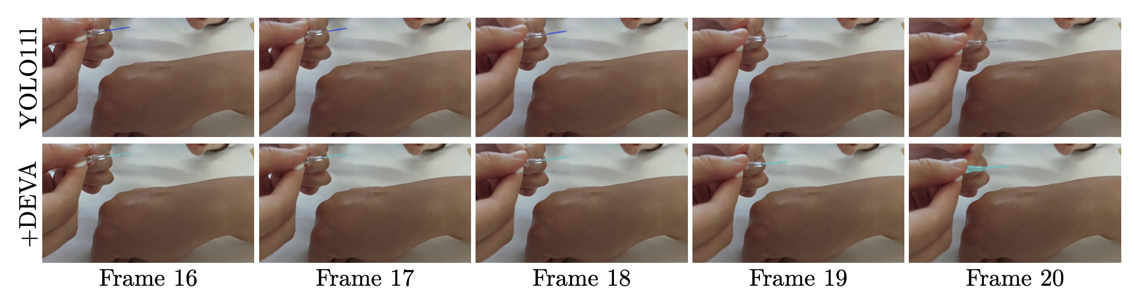
#> input picture assets/deva_effect/summary/img_1.png, 1134 x 297 px, given in place of video103_masks.mp4, which was not available
$ python uniform_speed_interval.py
#> lines starting #> are read from the running program, lines starting #| are printed output that depends on the picture; after the words box and inside, x2 and y2 are one past the last pixel; in counts of white or black regions, pixels touching at a corner belong together; pictures that were not available may be replaced by others from this repository, and a replacement may not be noted
"""
寻找针梗插入皮肤时速度均匀的区间
"""
import numpy as np
from h5py.h5pl import prepend
from scipy.signal import savgol_filter
from pykalman import KalmanFilter
import cv2
import matplotlib.pyplot as plt


# [75 lines left out: functions ewma_smoothing, regular_diff, physics_aware_diff, robust_diff, kalman_filtering, not called in this run]


def get_mask_length_series(video_path):
    """获取掩码视频中针梗的长度序列"""
#> called with video_path = 'workflow/cutie/video103_masks.mp4'
    cap = cv2.VideoCapture(video_path)
    if not cap.isOpened():
        print("无法打开视频文件")
        exit()

    # 存储每一帧的掩码长度
    mask_lengths = []

    # 读取视频帧并处理
    while cap.isOpened():
        ret, frame = cap.read()
#> frame is the input picture: shape (297, 1134, 3); mean B, G, R 133.7, 141.4, 155.8
        if not ret:
            break
        gray = cv2.cvtColor(frame, cv2.COLOR_BGR2GRAY)
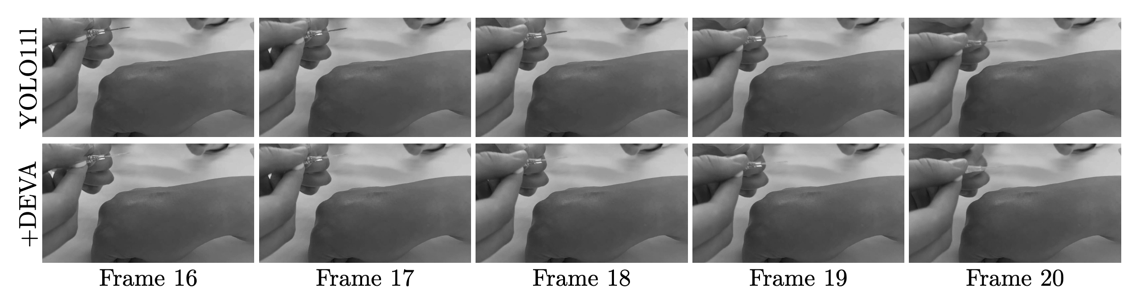
#> gray: shape (297, 1134); min 0, max 255, mean 144.8

        # 非黑色区域是掩码
        _, binary_mask = cv2.threshold(gray, 1, 255, cv2.THRESH_BINARY)
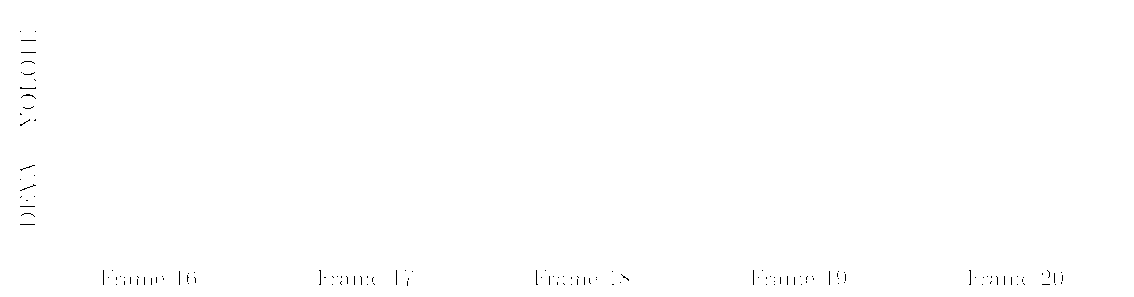
#> binary_mask: shape (297, 1134); 99.8% white; black in thin lines or dots, all inside (x1, y1, x2, y2) = (20, 31, 1063, 286)
        contours, _ = cv2.findContours(binary_mask, cv2.RETR_EXTERNAL, cv2.CHAIN_APPROX_SIMPLE)
#> contours = [[[0, 0], [0, 296], [1133, 296], [1133, 0]]]

        # 如果没有找到轮廓，则使用上一帧的长度
        if len(contours) == 0:
            mask_lengths.append(mask_lengths[-1] if len(mask_lengths) > 0 else 0)
            continue

        # 计算每个轮廓的面积，并找出面积最大的轮廓
        largest_contour = max(contours, key=cv2.contourArea)
#> largest_contour = [[0, 0], [0, 296], [1133, 296], [1133, 0]]

        # 获取该最大轮廓的最小外接矩形
        rect = cv2.minAreaRect(largest_contour)
#> rect = ((566.5, 148), (296, 1133), -90)
        box = cv2.boxPoints(rect)  # 获取矩形的四个角点
#> box = [[1133, 296], [-9.06e-15, 296], [0, 0], [1133, 0]]
        box = np.intp(box)
#> box = [[1133, 296], [0, 296], [0, 0], [1133, 0]]
        width = np.linalg.norm(box[0] - box[1])
#> width = 1133
        height = np.linalg.norm(box[1] - box[2])
#> height = 296
        # 获取较长的边作为掩码的长度
        max_length = max(width, height)
#> max_length = 1133
        mask_lengths.append(max_length)

    return mask_lengths


# [65 lines left out: functions plot_data, get_init_len, not called in this run]


if __name__ == '__main__':
    video_num = 103
    video_path = f'workflow/cutie/video{video_num}_masks.mp4'
    mask_lengths = get_mask_length_series(video_path)
    cap = cv2.VideoCapture(video_path)
    fps = cap.get(cv2.CAP_PROP_FPS)
    cap.release()

    # Savitzky-Golay滤波器
    window_length = 9  # 滑动窗口长度（必须为奇数）
    polyorder = 1  # 多项式阶数
    smoothed_sg = savgol_filter(mask_lengths, window_length, polyorder)
    # velocity, acceleration = regular_diff(mask_lengths)
    # plot_data(mask_lengths, smoothed_sg, velocity, acceleration, 'Savitzky-Golay Smoothing')
    velocity, acceleration = robust_diff(smoothed_sg)
    init_pixel_len = get_init_len(smoothed_sg, velocity)
    plot_data(mask_lengths, smoothed_sg, velocity, acceleration, init_pixel_len, fps,
              'Robust Differentiation of Savitzky-Golay Smoothing'
              )
    print(f"初始长度：{init_pixel_len:.2f} pixels")

$ run again, on assets/deva_effect/summary/correct.jpg
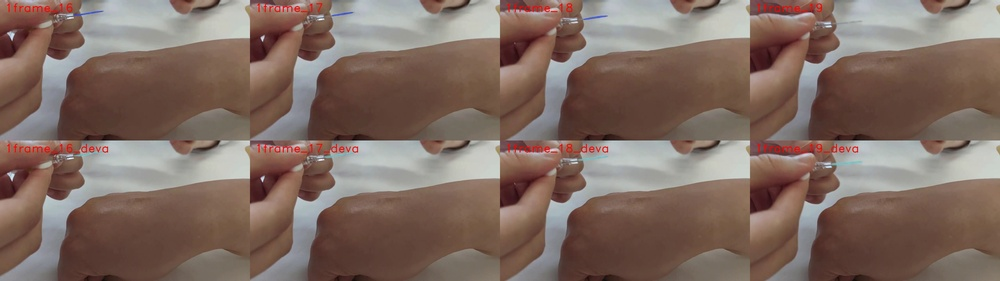
#> input picture assets/deva_effect/summary/correct.jpg, 1000 x 281 px, shrunk from 5120 x 1440 before the run, given in place of video103_masks.mp4, which was not available
#> in get_mask_length_series, frame is the input picture: shape (281, 1000, 3); mean B, G, R 98.3, 107.5, 128.2
#> in get_mask_length_series, `gray = cv2.cvtColor(frame, cv2.COLOR_BGR2GRAY)`:
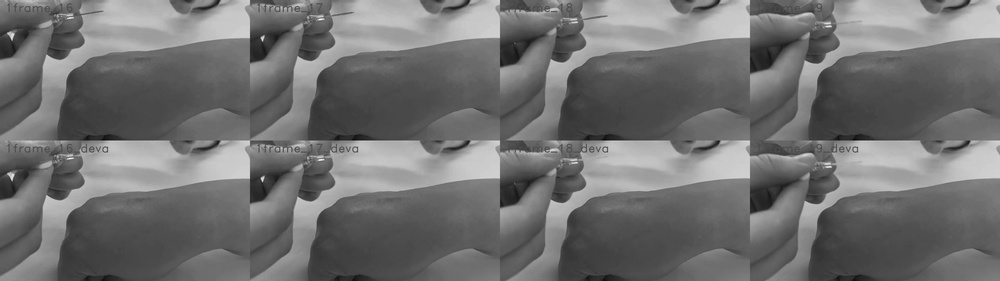
#> gray: shape (281, 1000); min 4, max 254, mean 112.7
#> binary_mask: shape (281, 1000); every value is 255
#> contours = [[[0, 0], [0, 280], [999, 280], [999, 0]]]
#> largest_contour = [[0, 0], [0, 280], [999, 280], [999, 0]]
#> rect = ((499.5, 140), (280, 999), -90)
#> in get_mask_length_series, `box = cv2.boxPoints(rect)`: box = [[999, 280], [-8.57e-15, 280], [0, 0], [999, 0]]
#> in get_mask_length_series, `box = np.intp(box)`: box = [[999, 280], [0, 280], [0, 0], [999, 0]]
#> width = 999
#> height = 280
#> max_length = 999
